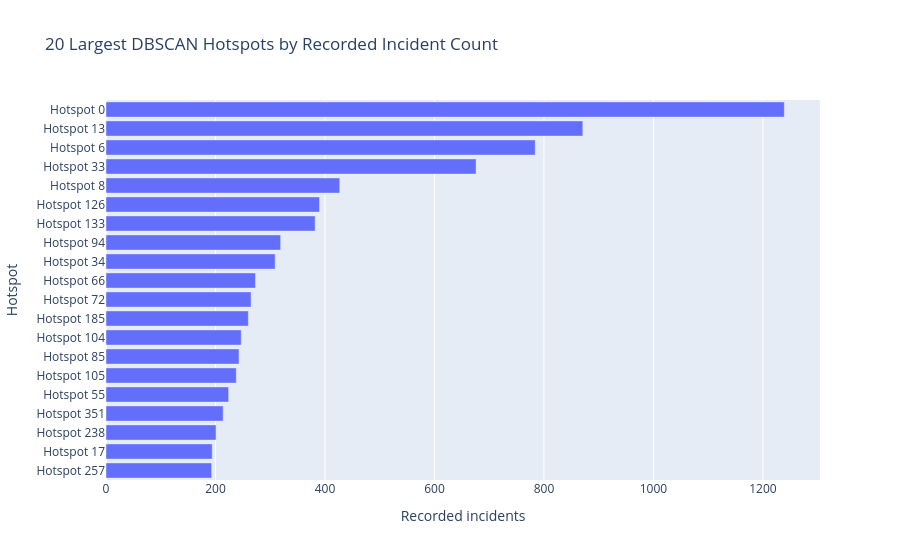

Here is the notebook cell this chart was saved with:
### Code cell
# Plot the 20 largest hotspots by recorded incident count.
top_hotspots = hotspot_summary.head(20).copy()

top_hotspots["hotspot_label"] = (
    "Hotspot "
    + top_hotspots["hotspot_id"].astype(str)
)

fig = px.bar(
    top_hotspots.sort_values("incident_count"),
    x="incident_count",
    y="hotspot_label",
    orientation="h",
    title="20 Largest DBSCAN Hotspots by Recorded Incident Count",
    labels={
        "incident_count": "Recorded incidents",
        "hotspot_label": "Hotspot",
    },
)

fig.show()

### Figure 1 — Plotly figure (JSON) as saved in the notebook; plotly's stock layout.template omitted (floating-point values rounded to 4 significant figures)
{"data": [{"hovertemplate": "Recorded incidents=%{x}<br>Hotspot=%{y}<extra></extra>", "legendgroup": "", "marker": {"color": "#636efa", "pattern": {"shape": ""}}, "name": "", "orientation": "h", "showlegend": false, "textposition": "auto", "type": "bar", "x": [193, 194, 201, 214, 224, 238, 243, 247, 260, 265, 273, 309, 319, 382, 390, 427, 676, 784, 871, 1239], "xaxis": "x", "y": ["Hotspot 257", "Hotspot 17", "Hotspot 238", "Hotspot 351", "Hotspot 55", "Hotspot 105", "Hotspot 85", "Hotspot 104", "Hotspot 185", "Hotspot 72", "Hotspot 66", "Hotspot 34", "Hotspot 94", "Hotspot 133", "Hotspot 126", "Hotspot 8", "Hotspot 33", "Hotspot 6", "Hotspot 13", "Hotspot 0"], "yaxis": "y"}], "layout": {"barmode": "relative", "legend": {"tracegroupgap": 0}, "title": {"text": "20 Largest DBSCAN Hotspots by Recorded Incident Count"}, "xaxis": {"anchor": "y", "domain": [0, 1], "title": {"text": "Recorded incidents"}}, "yaxis": {"anchor": "x", "domain": [0, 1], "title": {"text": "Hotspot"}}}}
